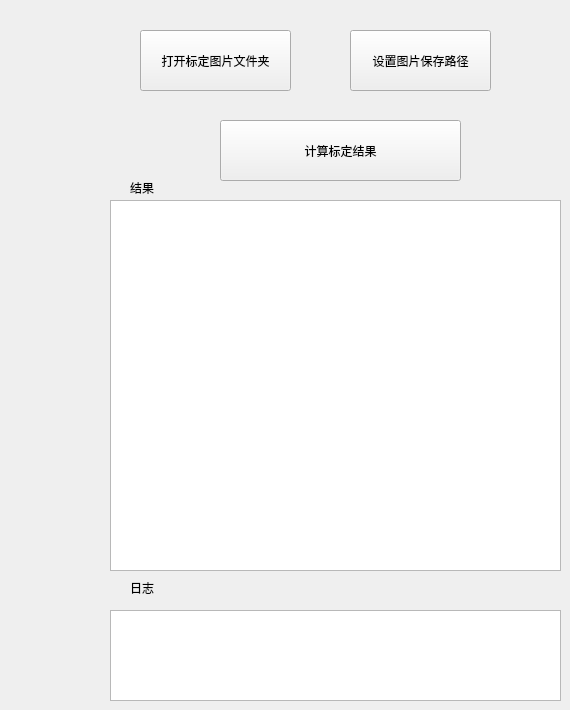
    <widget class="QWidget" name="tab_2">
     <attribute name="title">
      <string>光平面标定</string>
     </attribute>
     <widget class="QPushButton" name="pushButton_openfolder_2">
      <property name="geometry">
       <rect>
        <x>140</x>
        <y>30</y>
        <width>151</width>
        <height>61</height>
       </rect>
      </property>
      <property name="text">
       <string>打开标定图片文件夹</string>
      </property>
     </widget>
     <widget class="QPlainTextEdit" name="plainTextEdit_result_2">
      <property name="geometry">
       <rect>
        <x>110</x>
        <y>200</y>
        <width>451</width>
        <height>371</height>
       </rect>
      </property>
     </widget>
     <widget class="QLabel" name="label_3">
      <property name="geometry">
       <rect>
        <x>130</x>
        <y>580</y>
        <width>54</width>
        <height>16</height>
       </rect>
      </property>
      <property name="text">
       <string>日志</string>
      </property>
     </widget>
     <widget class="QPushButton" name="pushButton_getResult_2">
      <property name="geometry">
       <rect>
        <x>220</x>
        <y>120</y>
        <width>241</width>
        <height>61</height>
       </rect>
      </property>
      <property name="text">
       <string>计算标定结果</string>
      </property>
     </widget>
     <widget class="QLabel" name="label_4">
      <property name="geometry">
       <rect>
        <x>130</x>
        <y>180</y>
        <width>54</width>
        <height>16</height>
       </rect>
      </property>
      <property name="text">
       <string>结果</string>
      </property>
     </widget>
     <widget class="QPlainTextEdit" name="plainTextEdit_log_2">
      <property name="geometry">
       <rect>
        <x>110</x>
        <y>610</y>
        <width>451</width>
        <height>91</height>
       </rect>
      </property>
     </widget>
     <widget class="QPushButton" name="pushButton_7">
      <property name="geometry">
       <rect>
        <x>350</x>
        <y>30</y>
        <width>141</width>
        <height>61</height>
       </rect>
      </property>
      <property name="text">
       <string>设置图片保存路径</string>
      </property>
     </widget>
    </widget>
